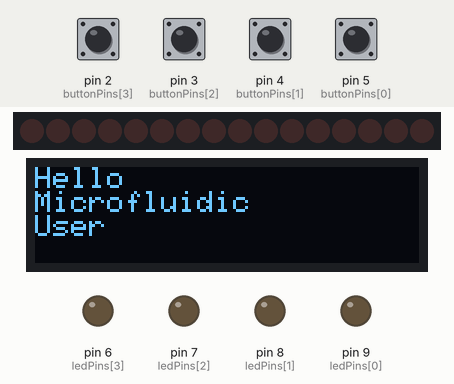
Simulated run of this sketch. Board: Arduino Uno, built with avr-gcc and run on an emulated ATmega328P. Parts: 16 shift-register outputs drawn as a row of LEDs (first output left, lit = HIGH), 128×32 one-colour display, output pins drawn as LEDs (lit = HIGH). Wiring (inferred from the names in the program): 2 × shift register (74HC595): data pin 12; shift clock pin 11; latch pin 10. Wiring (inferred from the signals the program sends): row of LEDs: on Q0, Q1, Q2, Q3, Q4, Q5, Q6, Q7, Q8, Q9, Q10, Q11, Q12, Q13, Q14, Q15. The test bench sets the inputs (shaded band); at power-on: pin 2 (buttonPins[3]), pin 3 (buttonPins[2]), pin 4 (buttonPins[1]), pin 5 (buttonPins[0]) HIGH. Pins used as bus, display or sensor lines are not drawn.

Above: at 2.7 s.
2.8 s: pin 2 (buttonPins[3]) pulled LOW for 0.15 s
At 5.5 s:
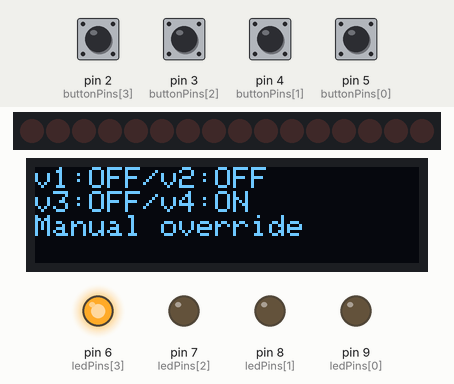
5.8 s: pin 3 (buttonPins[2]) pulled LOW for 0.15 s
At 8.0 s:
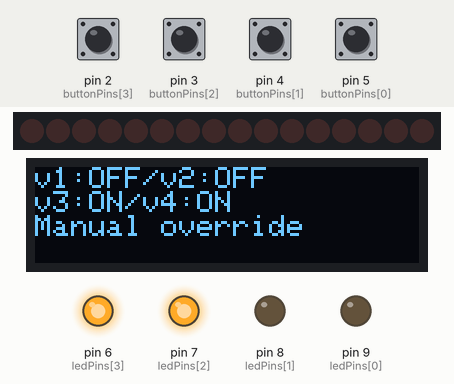
8.8 s: pin 5 (buttonPins[0]) pulled LOW for 0.15 s
At 11.4 s:
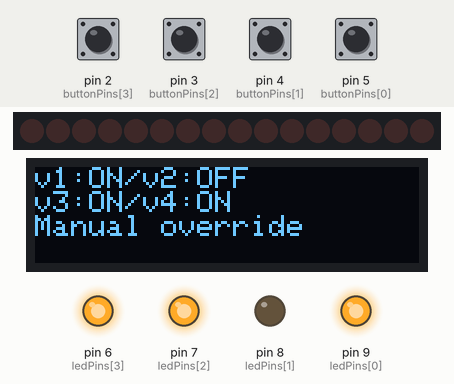
11.8 s: pin 4 (buttonPins[1]) pulled LOW for 0.15 s
At 13.7 s:
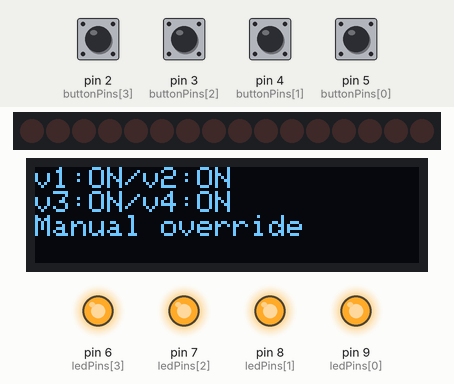
14.8 s: pin 2 (buttonPins[3]) pulled LOW for 1 s
At 15.4 s:
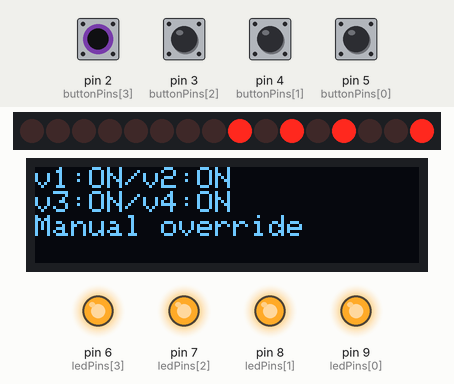
17.8 s: pin 3 (buttonPins[2]) pulled LOW for 1 s
At 18.6 s:
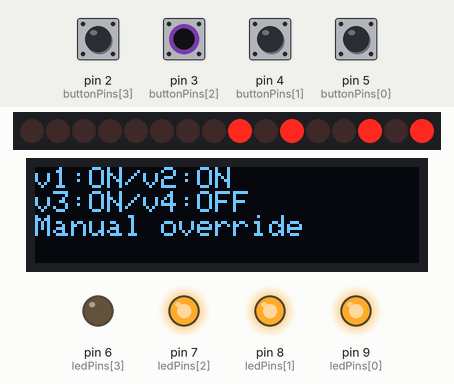
Timing chart, 0 to 20.8 s (numbered marks = the images above; inputs shaded):
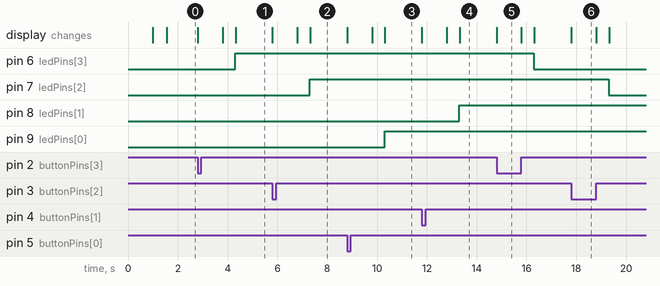

Measured:
- after the input at 2.8 s, pin 6 (ledPins[3]): LOW → HIGH after 1.5 s; the display: first changes at once (image 1 shows a later state)
- after the input at 5.8 s, pin 7 (ledPins[2]): LOW → HIGH after 1.5 s; the display: first changes at once (image 2 shows a later state)
- after the input at 8.8 s, pin 9 (ledPins[0]): LOW → HIGH after 1.5 s; the display: first changes at once (image 3 shows a later state)
- after the input at 11.8 s, pin 8 (ledPins[1]): LOW → HIGH after 1.5 s; the display: first changes at once (image 4 shows a later state)
- after the input at 14.8 s, pin 6 (ledPins[3]): HIGH → LOW after 1.5 s; the display: changes at once (image 5)
- after the input at 17.8 s, pin 7 (ledPins[2]): HIGH → LOW after 1.5 s; the display: changes at once (image 6)

The sketch:

ValveControllerBistablev4_20241123.ino
```cpp
// Import libraries
#include <Wire.h>
#include <Adafruit_GFX.h>
#include <Adafruit_SSD1306.h>

// Define pins
#define SDA_PIN 19
#define SCL_PIN 18
#define NUM_LEDS 4
#define NUM_BUTTONS 4
int dataPin = 12;      // Set the data pin
int latchPin = 10;
int clockPin = 11;
int ttlPin1 = 20;       // Set TTL pin 1
int ttlPin2 = 21;       // Set TTL pin 2
int buttonPins[NUM_BUTTONS] = {5, 4, 3, 2}; // Button pins
int ledPins[NUM_LEDS] = {9, 8, 7, 6};      // LED pins
int stateValve[NUM_LEDS] = {0, 0, 0, 0};    // Valve states
int stateButton[NUM_BUTTONS] = {0, 0, 0, 0}; // Button states

// Declare OLED
Adafruit_SSD1306 display(128, 32, &Wire, -1);

// Debounce time
static uint32_t lastDebounceTime = 0;
static uint32_t debounceDelay = 50;

// Variables
int triggerPulseDuration = 500;
unsigned int binaryReset = 0b0000000000000000;
unsigned int dataSend = 0b0000000001010101;
int toggledValve = -1;

//Pulse detection variables
volatile unsigned long pulseStart = 0; // Variable to store the pulse start time
volatile unsigned long pulseEnd = 0; // Variable to store the pulse end time
volatile boolean pulse1=false;
volatile boolean pulse2=false;
unsigned long Start=0;
unsigned long End=0;
unsigned long duration=0;

// Function to update OLED valve status during button overrides
String statePrint(const int index) {
  String output = "v" + String(index + 1) + ":";
  output += stateValve[index] == 1 ? "ON" : "OFF";
  if (index % 2 == 0)
    output += "/";
  return output;
}

// Function to shift out 16 bits
void shiftOut16(int dataPin, int clockPin, unsigned int value) {
  shiftOut(dataPin, clockPin, LSBFIRST, value);  // Send upper 8 bits
  shiftOut(dataPin, clockPin, LSBFIRST, (value >> 8)); // Send lower 8 bits
}

// Function to update shift register
void updateShiftRegister(unsigned int value) {
  digitalWrite(latchPin, LOW);               // Prepare for data transmission
  shiftOut16(dataPin, clockPin, value);
  // Shift out the 16 bits
  digitalWrite(latchPin, HIGH);              // Latch the data to output it
}

// Function to clear the shift register (set all outputs to LOW)
void clearShiftRegister() {
  updateShiftRegister(binaryReset);  // Shift out all 0s
}

// Update valve states based on the received value
void updateStates(int value) {
  byte valveBits = value & 0xFF;  // Mask to get the last 8 bits

  for (int i = 0; i < NUM_LEDS; i++) {
    // Reverse the order of reading the bits
    byte bitPair = (valveBits >> ((NUM_LEDS - 1 - i) * 2)) & 0b11;

    if (bitPair == 0b01) {
      stateValve[i] = 0;  // Valve is off
    } else if (bitPair == 0b10) {
      stateValve[i] = 1;  // Valve is on
    } else {
      stateValve[i] = -1; // Undefined or invalid state
    }
  }

  // Update stateButton array
  for (int i = 0; i < NUM_BUTTONS; i++) {
    stateButton[i] = stateValve[i];
  }
    for (int i=0; i<NUM_LEDS;i++){
    digitalWrite(ledPins[i], stateValve[i]);
  }
}


// Update valves based on button state
void valveUpdate(int value) {
  uint16_t truncatedValue = value & 0b0000111111111111;// Keep the switches sequence but don't turn the current ON yet otherwise current rush overflow
  updateShiftRegister(truncatedValue);
  delay(1000); //let's the switches open
  updateShiftRegister(value);      // Triggers the right valves combination through switches
  delay(triggerPulseDuration);     // With a x ms pulse 500
  updateStates(value);
  clearShiftRegister();
}

unsigned int createBinaryNumber(int toggledValve) {
    unsigned int binaryNumber = 0b11110000;  // Start with the first 8 bits

    // Loop through each LED to set the correct bits
    for (int i = 0; i < NUM_LEDS; i++) {
        unsigned int valveBits = 0b00; // Default to 00

        // Determine the bits to append based on the valve's state

        if (toggledValve == i){
          if (stateValve[i] == 1) {  // Valve is ON
            valveBits = 0b01;  // Set bits to 10 for OFF
        } else if (stateValve[i] == 0) {  // Valve is OFF
            valveBits = 0b10;  // Set bits to 01 for ON
        }}else if (toggledValve != i){
                    if (stateValve[i] == 1) {  // Valve is ON
              valveBits = 0b10;  // Set bits to 10 for ON
          } else if (stateValve[i] == 0) {  // Valve is OFF
              valveBits = 0b01;  // Set bits to 01 for OFF
          }
        }

        // Replace the corresponding pair of bits for the toggled valve
        binaryNumber = (binaryNumber << 2) | valveBits;
    }

    return binaryNumber;
}

void displayConfig(String a,String b,String c){
  display.clearDisplay();
  display.setTextSize(1.5);
  display.setTextColor(SSD1306_WHITE);
  display.setCursor(0,0);
  display.println(a);
  display.println(b);
  display.println(c);
  display.setCursor(0,0);
  display.display();
}
void pulseStartISR() { pulse1 = true; }// Rising flag
void pulseEndISR() { pulse2 = true; }// Falling flag

// Setup function
void setup() {
  pinMode(dataPin, OUTPUT);
  pinMode(clockPin, OUTPUT);
  pinMode(latchPin, OUTPUT);
  digitalWrite(dataPin, LOW);
  digitalWrite(clockPin, LOW);
  digitalWrite(latchPin, LOW);
  clearShiftRegister();
  dataSend = 0b1111000001010101;
  valveUpdate(dataSend);
  // Attach interrupts to the input pin, pulseStartISR for RISING and pulseEndISR for FALLING
  attachInterrupt(digitalPinToInterrupt(ttlPin1), pulseStartISR, RISING);
  attachInterrupt(digitalPinToInterrupt(ttlPin2), pulseEndISR, FALLING);
  // Open I2C communication with OLED display
  Wire.begin();


  // Set button and LED modes
  for (int i = 0; i < NUM_BUTTONS; i++) {
    pinMode(buttonPins[i], INPUT_PULLUP);
  }
  for (int i = 0; i < NUM_LEDS; i++) {
    pinMode(ledPins[i], OUTPUT);
    digitalWrite(ledPins[i], LOW); // Turn off LEDs
  }


  // Set everything to OFF hardware and software-wise
  clearShiftRegister();
  stateValve[0] = 0; // Initialize valve states
  stateValve[1] = 0;
  stateValve[2] = 0;
  stateValve[3] = 0;
  stateButton[0] = 0; // Initialize button states
  stateButton[1] = 0;
  stateButton[2] = 0;
  stateButton[3] = 0;

  // Initiate display
  display.begin(SSD1306_SWITCHCAPVCC, 0x3C); // Address 0x3C for 128x32
  display.clearDisplay();
  displayConfig("Hello", "Microfluidic", "User");
  display.display();
}

// Main loop
void loop() {
  // Serial input logic
  if (pulse1){
    pulse1=false;
    Start=micros();
    //Serial.println("yes detected");
  }
  if (pulse2){
    End=micros();
    pulse2=false;
    duration=(End-Start)/1000;
    if (duration > 0) {
      if (duration < 15) { // Reset
        dataSend = 0b1111000001010101;
        valveUpdate(dataSend);
        displayConfig("Config. all off", "Tube 1 -> OFF", "Tube 2 -> OFF");
      } else if (duration < 80) { // Treatment
        dataSend = 0b1111000001101001;
        valveUpdate(dataSend);
        displayConfig("Config. treatment", "Tube 1 -> Trash", "Tube 2 -> Chip");
      } else if (duration < 150) { // All trash
        dataSend = 0b1111000001100110;
        valveUpdate(dataSend);
        displayConfig("Config. all trash", "Tube 1 -> Trash", "Tube 2 -> Trash");
      } else if (duration < 250) { // All chip
        dataSend = 0b111100010011001;
        valveUpdate(dataSend);
        displayConfig("Config. all chip", "Tube 1 -> Chip", "Tube 2 -> Chip");
      } else if (duration < 350) { // Control
        dataSend = 0b1111000010010110;
        valveUpdate(dataSend);
        displayConfig("Config. control", "Tube 1 -> Chip", "Tube 2 -> Trash");
      } else {
        dataSend = 0b1111000001010101;
        valveUpdate(dataSend);
        displayConfig("Trigger duration", "detected", "is wrong");
      }

      display.display();
    }
  }

  // Button logic remains unchanged
  for (int i = 0; i < NUM_BUTTONS; i++) {
    int reading = digitalRead(buttonPins[i]);

    if (reading != stateButton[i]) {
      if (millis() - lastDebounceTime > debounceDelay) {
        stateButton[i] = reading;

        if (stateButton[i] == LOW) {  // Button pressed
          toggledValve = i;  // Track which valve to toggle
          unsigned int binaryNumber = createBinaryNumber(toggledValve);
          valveUpdate(binaryNumber);
          clearShiftRegister();            // Clear the shift register, valves are bistable
                            // Display valve states
        display.clearDisplay();
        display.setCursor(0, 0);
        display.println(statePrint(0) + statePrint(1));
        display.println(statePrint(2) + statePrint(3));
        display.println("Manual override");
        display.display();
        }
        lastDebounceTime = millis();
      }

    }


  }
   //Control leds according to stateValve

}
```
